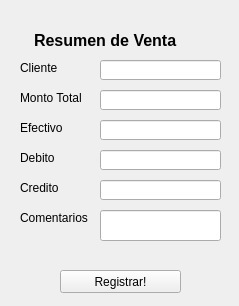
<?xml version="1.0" encoding="UTF-8"?>
<ui version="4.0">
 <class>MainWindow</class>
 <widget class="QMainWindow" name="MainWindow">
  <property name="geometry">
   <rect>
    <x>0</x>
    <y>0</y>
    <width>239</width>
    <height>306</height>
   </rect>
  </property>
  <property name="sizePolicy">
   <sizepolicy hsizetype="Fixed" vsizetype="Fixed">
    <horstretch>0</horstretch>
    <verstretch>0</verstretch>
   </sizepolicy>
  </property>
  <property name="windowTitle">
   <string>cargar venta</string>
  </property>
  <widget class="QWidget" name="centralwidget">
   <widget class="QLabel" name="label">
    <property name="geometry">
     <rect>
      <x>34</x>
      <y>20</y>
      <width>161</width>
      <height>41</height>
     </rect>
    </property>
    <property name="font">
     <font>
      <pointsize>12</pointsize>
      <weight>75</weight>
      <bold>true</bold>
     </font>
    </property>
    <property name="text">
     <string>Resumen de Venta</string>
    </property>
   </widget>
   <widget class="QLabel" name="label_2">
    <property name="geometry">
     <rect>
      <x>20</x>
      <y>90</y>
      <width>111</width>
      <height>16</height>
     </rect>
    </property>
    <property name="text">
     <string>Monto Total</string>
    </property>
   </widget>
   <widget class="QLabel" name="label_3">
    <property name="geometry">
     <rect>
      <x>20</x>
      <y>120</y>
      <width>111</width>
      <height>16</height>
     </rect>
    </property>
    <property name="text">
     <string>Efectivo</string>
    </property>
   </widget>
   <widget class="QLabel" name="label_4">
    <property name="geometry">
     <rect>
      <x>20</x>
      <y>150</y>
      <width>111</width>
      <height>16</height>
     </rect>
    </property>
    <property name="text">
     <string>Debito</string>
    </property>
   </widget>
   <widget class="QLabel" name="label_5">
    <property name="geometry">
     <rect>
      <x>20</x>
      <y>180</y>
      <width>111</width>
      <height>16</height>
     </rect>
    </property>
    <property name="text">
     <string>Credito</string>
    </property>
   </widget>
   <widget class="QLineEdit" name="tot1">
    <property name="geometry">
     <rect>
      <x>100</x>
      <y>90</y>
      <width>121</width>
      <height>20</height>
     </rect>
    </property>
    <property name="inputMethodHints">
     <set>Qt::ImhDigitsOnly</set>
    </property>
    <property name="readOnly">
     <bool>false</bool>
    </property>
   </widget>
   <widget class="QLineEdit" name="efect1">
    <property name="geometry">
     <rect>
      <x>100</x>
      <y>120</y>
      <width>121</width>
      <height>20</height>
     </rect>
    </property>
   </widget>
   <widget class="QLineEdit" name="debi1">
    <property name="geometry">
     <rect>
      <x>100</x>
      <y>150</y>
      <width>121</width>
      <height>20</height>
     </rect>
    </property>
   </widget>
   <widget class="QLineEdit" name="credi1">
    <property name="geometry">
     <rect>
      <x>100</x>
      <y>180</y>
      <width>121</width>
      <height>20</height>
     </rect>
    </property>
   </widget>
   <widget class="QPushButton" name="regbut1">
    <property name="geometry">
     <rect>
      <x>60</x>
      <y>270</y>
      <width>121</width>
      <height>23</height>
     </rect>
    </property>
    <property name="text">
     <string>Registrar!</string>
    </property>
   </widget>
   <widget class="QLabel" name="confirvent1">
    <property name="geometry">
     <rect>
      <x>10</x>
      <y>250</y>
      <width>211</width>
      <height>20</height>
     </rect>
    </property>
    <property name="font">
     <font>
      <pointsize>10</pointsize>
      <weight>75</weight>
      <bold>true</bold>
     </font>
    </property>
    <property name="text">
     <string/>
    </property>
    <property name="alignment">
     <set>Qt::AlignCenter</set>
    </property>
   </widget>
   <widget class="QLabel" name="label_6">
    <property name="geometry">
     <rect>
      <x>20</x>
      <y>60</y>
      <width>111</width>
      <height>16</height>
     </rect>
    </property>
    <property name="text">
     <string>Cliente</string>
    </property>
   </widget>
   <widget class="QLineEdit" name="nomclie1">
    <property name="geometry">
     <rect>
      <x>100</x>
      <y>60</y>
      <width>121</width>
      <height>20</height>
     </rect>
    </property>
   </widget>
   <widget class="QLabel" name="label_7">
    <property name="geometry">
     <rect>
      <x>20</x>
      <y>210</y>
      <width>111</width>
      <height>16</height>
     </rect>
    </property>
    <property name="text">
     <string>Comentarios</string>
    </property>
   </widget>
   <widget class="QLineEdit" name="commentv1">
    <property name="geometry">
     <rect>
      <x>100</x>
      <y>210</y>
      <width>121</width>
      <height>31</height>
     </rect>
    </property>
   </widget>
   <widget class="QLabel" name="label_8">
    <property name="geometry">
     <rect>
      <x>-2</x>
      <y>-5</y>
      <width>241</width>
      <height>311</height>
     </rect>
    </property>
    <property name="sizePolicy">
     <sizepolicy hsizetype="Fixed" vsizetype="Fixed">
      <horstretch>0</horstretch>
      <verstretch>0</verstretch>
     </sizepolicy>
    </property>
    <property name="text">
     <string/>
    </property>
    <property name="pixmap">
     <pixmap>NOT TRANSPARENT-12.png</pixmap>
    </property>
   </widget>
   <zorder>label_8</zorder>
   <zorder>label</zorder>
   <zorder>label_2</zorder>
   <zorder>label_3</zorder>
   <zorder>label_4</zorder>
   <zorder>label_5</zorder>
   <zorder>tot1</zorder>
   <zorder>efect1</zorder>
   <zorder>debi1</zorder>
   <zorder>credi1</zorder>
   <zorder>regbut1</zorder>
   <zorder>confirvent1</zorder>
   <zorder>label_6</zorder>
   <zorder>nomclie1</zorder>
   <zorder>label_7</zorder>
   <zorder>commentv1</zorder>
  </widget>
 </widget>
 <resources/>
 <connections/>
</ui>
